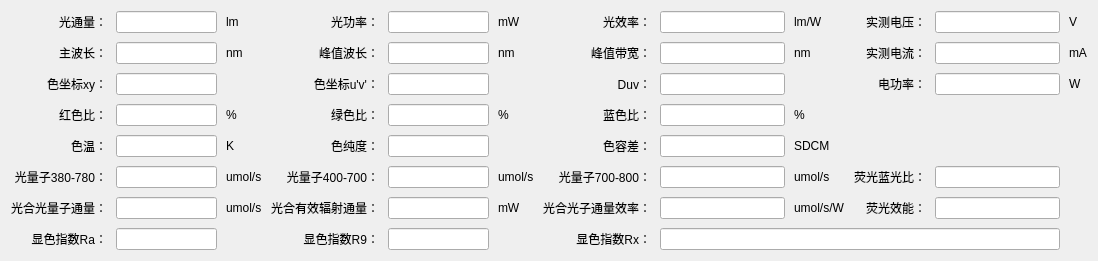
<?xml version="1.0" encoding="UTF-8"?>
<ui version="4.0">
 <class>HDetailWidget2100DC</class>
 <widget class="QWidget" name="HDetailWidget2100DC">
  <property name="geometry">
   <rect>
    <x>0</x>
    <y>0</y>
    <width>1098</width>
    <height>241</height>
   </rect>
  </property>
  <property name="windowTitle">
   <string>Form</string>
  </property>
  <layout class="QGridLayout" name="gridLayout">
   <property name="spacing">
    <number>9</number>
   </property>
   <item row="7" column="5">
    <widget class="QLabel" name="label_362">
     <property name="text">
      <string>mW</string>
     </property>
     <property name="alignment">
      <set>Qt::AlignLeading|Qt::AlignLeft|Qt::AlignVCenter</set>
     </property>
    </widget>
   </item>
   <item row="7" column="6">
    <widget class="QLabel" name="label_063">
     <property name="text">
      <string>光合光子通量效率：</string>
     </property>
     <property name="alignment">
      <set>Qt::AlignRight|Qt::AlignTrailing|Qt::AlignVCenter</set>
     </property>
    </widget>
   </item>
   <item row="7" column="8">
    <widget class="QLabel" name="label_363">
     <property name="text">
      <string>umol/s/W</string>
     </property>
     <property name="alignment">
      <set>Qt::AlignLeading|Qt::AlignLeft|Qt::AlignVCenter</set>
     </property>
    </widget>
   </item>
   <item row="1" column="9">
    <widget class="QLabel" name="label_004">
     <property name="text">
      <string>实测电压：</string>
     </property>
     <property name="alignment">
      <set>Qt::AlignRight|Qt::AlignTrailing|Qt::AlignVCenter</set>
     </property>
    </widget>
   </item>
   <item row="1" column="7">
    <widget class="QLineEdit" name="lineEdit_003">
     <property name="minimumSize">
      <size>
       <width>100</width>
       <height>0</height>
      </size>
     </property>
     <property name="alignment">
      <set>Qt::AlignCenter</set>
     </property>
     <property name="readOnly">
      <bool>true</bool>
     </property>
    </widget>
   </item>
   <item row="1" column="1">
    <widget class="QLineEdit" name="lineEdit_001">
     <property name="minimumSize">
      <size>
       <width>100</width>
       <height>0</height>
      </size>
     </property>
     <property name="alignment">
      <set>Qt::AlignCenter</set>
     </property>
     <property name="readOnly">
      <bool>true</bool>
     </property>
    </widget>
   </item>
   <item row="2" column="0">
    <widget class="QLabel" name="label_011">
     <property name="text">
      <string>主波长：</string>
     </property>
     <property name="alignment">
      <set>Qt::AlignRight|Qt::AlignTrailing|Qt::AlignVCenter</set>
     </property>
    </widget>
   </item>
   <item row="2" column="1">
    <widget class="QLineEdit" name="lineEdit_011">
     <property name="minimumSize">
      <size>
       <width>100</width>
       <height>0</height>
      </size>
     </property>
     <property name="alignment">
      <set>Qt::AlignCenter</set>
     </property>
     <property name="readOnly">
      <bool>true</bool>
     </property>
    </widget>
   </item>
   <item row="2" column="2">
    <widget class="QLabel" name="label_311">
     <property name="text">
      <string>nm</string>
     </property>
     <property name="alignment">
      <set>Qt::AlignLeading|Qt::AlignLeft|Qt::AlignVCenter</set>
     </property>
    </widget>
   </item>
   <item row="2" column="3">
    <widget class="QLabel" name="label_012">
     <property name="text">
      <string>峰值波长：</string>
     </property>
     <property name="alignment">
      <set>Qt::AlignRight|Qt::AlignTrailing|Qt::AlignVCenter</set>
     </property>
    </widget>
   </item>
   <item row="2" column="4">
    <widget class="QLineEdit" name="lineEdit_012">
     <property name="minimumSize">
      <size>
       <width>100</width>
       <height>0</height>
      </size>
     </property>
     <property name="alignment">
      <set>Qt::AlignCenter</set>
     </property>
     <property name="readOnly">
      <bool>true</bool>
     </property>
    </widget>
   </item>
   <item row="2" column="5">
    <widget class="QLabel" name="label_312">
     <property name="text">
      <string>nm</string>
     </property>
     <property name="alignment">
      <set>Qt::AlignLeading|Qt::AlignLeft|Qt::AlignVCenter</set>
     </property>
    </widget>
   </item>
   <item row="2" column="6">
    <widget class="QLabel" name="label_013">
     <property name="text">
      <string>峰值带宽：</string>
     </property>
     <property name="alignment">
      <set>Qt::AlignRight|Qt::AlignTrailing|Qt::AlignVCenter</set>
     </property>
    </widget>
   </item>
   <item row="2" column="7">
    <widget class="QLineEdit" name="lineEdit_013">
     <property name="minimumSize">
      <size>
       <width>100</width>
       <height>0</height>
      </size>
     </property>
     <property name="alignment">
      <set>Qt::AlignCenter</set>
     </property>
     <property name="readOnly">
      <bool>true</bool>
     </property>
    </widget>
   </item>
   <item row="2" column="8">
    <widget class="QLabel" name="label_313">
     <property name="text">
      <string>nm</string>
     </property>
     <property name="alignment">
      <set>Qt::AlignLeading|Qt::AlignLeft|Qt::AlignVCenter</set>
     </property>
    </widget>
   </item>
   <item row="1" column="0">
    <widget class="QLabel" name="label_001">
     <property name="text">
      <string>光通量：</string>
     </property>
     <property name="alignment">
      <set>Qt::AlignRight|Qt::AlignTrailing|Qt::AlignVCenter</set>
     </property>
    </widget>
   </item>
   <item row="1" column="2">
    <widget class="QLabel" name="label_301">
     <property name="text">
      <string>lm</string>
     </property>
     <property name="alignment">
      <set>Qt::AlignLeading|Qt::AlignLeft|Qt::AlignVCenter</set>
     </property>
    </widget>
   </item>
   <item row="3" column="0">
    <widget class="QLabel" name="label_021">
     <property name="text">
      <string>色坐标xy：</string>
     </property>
     <property name="alignment">
      <set>Qt::AlignRight|Qt::AlignTrailing|Qt::AlignVCenter</set>
     </property>
    </widget>
   </item>
   <item row="3" column="1">
    <widget class="QLineEdit" name="lineEdit_021">
     <property name="minimumSize">
      <size>
       <width>100</width>
       <height>0</height>
      </size>
     </property>
     <property name="alignment">
      <set>Qt::AlignCenter</set>
     </property>
     <property name="readOnly">
      <bool>true</bool>
     </property>
    </widget>
   </item>
   <item row="3" column="3">
    <widget class="QLabel" name="label_022">
     <property name="text">
      <string>色坐标u'v'：</string>
     </property>
     <property name="alignment">
      <set>Qt::AlignRight|Qt::AlignTrailing|Qt::AlignVCenter</set>
     </property>
    </widget>
   </item>
   <item row="3" column="4">
    <widget class="QLineEdit" name="lineEdit_022">
     <property name="minimumSize">
      <size>
       <width>100</width>
       <height>0</height>
      </size>
     </property>
     <property name="alignment">
      <set>Qt::AlignCenter</set>
     </property>
     <property name="readOnly">
      <bool>true</bool>
     </property>
    </widget>
   </item>
   <item row="3" column="6">
    <widget class="QLabel" name="label_023">
     <property name="text">
      <string>Duv：</string>
     </property>
     <property name="alignment">
      <set>Qt::AlignRight|Qt::AlignTrailing|Qt::AlignVCenter</set>
     </property>
    </widget>
   </item>
   <item row="3" column="7">
    <widget class="QLineEdit" name="lineEdit_023">
     <property name="minimumSize">
      <size>
       <width>100</width>
       <height>0</height>
      </size>
     </property>
     <property name="alignment">
      <set>Qt::AlignCenter</set>
     </property>
     <property name="readOnly">
      <bool>true</bool>
     </property>
    </widget>
   </item>
   <item row="1" column="3">
    <widget class="QLabel" name="label_002">
     <property name="text">
      <string>光功率：</string>
     </property>
     <property name="alignment">
      <set>Qt::AlignRight|Qt::AlignTrailing|Qt::AlignVCenter</set>
     </property>
    </widget>
   </item>
   <item row="1" column="5">
    <widget class="QLabel" name="label_302">
     <property name="text">
      <string>mW</string>
     </property>
     <property name="alignment">
      <set>Qt::AlignLeading|Qt::AlignLeft|Qt::AlignVCenter</set>
     </property>
    </widget>
   </item>
   <item row="4" column="0">
    <widget class="QLabel" name="label_031">
     <property name="text">
      <string>红色比：</string>
     </property>
     <property name="alignment">
      <set>Qt::AlignRight|Qt::AlignTrailing|Qt::AlignVCenter</set>
     </property>
    </widget>
   </item>
   <item row="4" column="1">
    <widget class="QLineEdit" name="lineEdit_031">
     <property name="minimumSize">
      <size>
       <width>100</width>
       <height>0</height>
      </size>
     </property>
     <property name="alignment">
      <set>Qt::AlignCenter</set>
     </property>
     <property name="readOnly">
      <bool>true</bool>
     </property>
    </widget>
   </item>
   <item row="4" column="2">
    <widget class="QLabel" name="label_331">
     <property name="text">
      <string>%</string>
     </property>
     <property name="alignment">
      <set>Qt::AlignLeading|Qt::AlignLeft|Qt::AlignVCenter</set>
     </property>
    </widget>
   </item>
   <item row="4" column="3">
    <widget class="QLabel" name="label_032">
     <property name="text">
      <string>绿色比：</string>
     </property>
     <property name="alignment">
      <set>Qt::AlignRight|Qt::AlignTrailing|Qt::AlignVCenter</set>
     </property>
    </widget>
   </item>
   <item row="4" column="4">
    <widget class="QLineEdit" name="lineEdit_032">
     <property name="minimumSize">
      <size>
       <width>100</width>
       <height>0</height>
      </size>
     </property>
     <property name="alignment">
      <set>Qt::AlignCenter</set>
     </property>
     <property name="readOnly">
      <bool>true</bool>
     </property>
    </widget>
   </item>
   <item row="4" column="5">
    <widget class="QLabel" name="label_332">
     <property name="text">
      <string>%</string>
     </property>
     <property name="alignment">
      <set>Qt::AlignLeading|Qt::AlignLeft|Qt::AlignVCenter</set>
     </property>
    </widget>
   </item>
   <item row="4" column="6">
    <widget class="QLabel" name="label_033">
     <property name="text">
      <string>蓝色比：</string>
     </property>
     <property name="alignment">
      <set>Qt::AlignRight|Qt::AlignTrailing|Qt::AlignVCenter</set>
     </property>
    </widget>
   </item>
   <item row="4" column="7">
    <widget class="QLineEdit" name="lineEdit_033">
     <property name="minimumSize">
      <size>
       <width>100</width>
       <height>0</height>
      </size>
     </property>
     <property name="alignment">
      <set>Qt::AlignCenter</set>
     </property>
     <property name="readOnly">
      <bool>true</bool>
     </property>
    </widget>
   </item>
   <item row="4" column="8">
    <widget class="QLabel" name="label_333">
     <property name="text">
      <string>%</string>
     </property>
     <property name="alignment">
      <set>Qt::AlignLeading|Qt::AlignLeft|Qt::AlignVCenter</set>
     </property>
    </widget>
   </item>
   <item row="1" column="6">
    <widget class="QLabel" name="label_003">
     <property name="text">
      <string>光效率：</string>
     </property>
     <property name="alignment">
      <set>Qt::AlignRight|Qt::AlignTrailing|Qt::AlignVCenter</set>
     </property>
    </widget>
   </item>
   <item row="1" column="8">
    <widget class="QLabel" name="label_303">
     <property name="text">
      <string>lm/W</string>
     </property>
     <property name="alignment">
      <set>Qt::AlignLeading|Qt::AlignLeft|Qt::AlignVCenter</set>
     </property>
    </widget>
   </item>
   <item row="5" column="0">
    <widget class="QLabel" name="label_041">
     <property name="text">
      <string>色温：</string>
     </property>
     <property name="alignment">
      <set>Qt::AlignRight|Qt::AlignTrailing|Qt::AlignVCenter</set>
     </property>
    </widget>
   </item>
   <item row="5" column="1">
    <widget class="QLineEdit" name="lineEdit_041">
     <property name="minimumSize">
      <size>
       <width>100</width>
       <height>0</height>
      </size>
     </property>
     <property name="alignment">
      <set>Qt::AlignCenter</set>
     </property>
     <property name="readOnly">
      <bool>true</bool>
     </property>
    </widget>
   </item>
   <item row="5" column="2">
    <widget class="QLabel" name="label_341">
     <property name="text">
      <string>K</string>
     </property>
     <property name="alignment">
      <set>Qt::AlignLeading|Qt::AlignLeft|Qt::AlignVCenter</set>
     </property>
    </widget>
   </item>
   <item row="5" column="3">
    <widget class="QLabel" name="label_042">
     <property name="text">
      <string>色纯度：</string>
     </property>
     <property name="alignment">
      <set>Qt::AlignRight|Qt::AlignTrailing|Qt::AlignVCenter</set>
     </property>
    </widget>
   </item>
   <item row="5" column="4">
    <widget class="QLineEdit" name="lineEdit_042">
     <property name="minimumSize">
      <size>
       <width>100</width>
       <height>0</height>
      </size>
     </property>
     <property name="alignment">
      <set>Qt::AlignCenter</set>
     </property>
     <property name="readOnly">
      <bool>true</bool>
     </property>
    </widget>
   </item>
   <item row="5" column="6">
    <widget class="QLabel" name="label_043">
     <property name="text">
      <string>色容差：</string>
     </property>
     <property name="alignment">
      <set>Qt::AlignRight|Qt::AlignTrailing|Qt::AlignVCenter</set>
     </property>
    </widget>
   </item>
   <item row="5" column="7">
    <widget class="QLineEdit" name="lineEdit_043">
     <property name="minimumSize">
      <size>
       <width>100</width>
       <height>0</height>
      </size>
     </property>
     <property name="alignment">
      <set>Qt::AlignCenter</set>
     </property>
     <property name="readOnly">
      <bool>true</bool>
     </property>
    </widget>
   </item>
   <item row="5" column="8">
    <widget class="QLabel" name="label_343">
     <property name="text">
      <string>SDCM</string>
     </property>
     <property name="alignment">
      <set>Qt::AlignLeading|Qt::AlignLeft|Qt::AlignVCenter</set>
     </property>
    </widget>
   </item>
   <item row="9" column="0">
    <widget class="QLabel" name="label_071">
     <property name="text">
      <string>显色指数Ra：</string>
     </property>
     <property name="alignment">
      <set>Qt::AlignRight|Qt::AlignTrailing|Qt::AlignVCenter</set>
     </property>
    </widget>
   </item>
   <item row="9" column="1">
    <widget class="QLineEdit" name="lineEdit_071">
     <property name="minimumSize">
      <size>
       <width>100</width>
       <height>0</height>
      </size>
     </property>
     <property name="alignment">
      <set>Qt::AlignCenter</set>
     </property>
     <property name="readOnly">
      <bool>true</bool>
     </property>
    </widget>
   </item>
   <item row="9" column="3">
    <widget class="QLabel" name="label_072">
     <property name="text">
      <string>显色指数R9：</string>
     </property>
     <property name="alignment">
      <set>Qt::AlignRight|Qt::AlignTrailing|Qt::AlignVCenter</set>
     </property>
    </widget>
   </item>
   <item row="9" column="4">
    <widget class="QLineEdit" name="lineEdit_072">
     <property name="minimumSize">
      <size>
       <width>100</width>
       <height>0</height>
      </size>
     </property>
     <property name="alignment">
      <set>Qt::AlignCenter</set>
     </property>
     <property name="readOnly">
      <bool>true</bool>
     </property>
    </widget>
   </item>
   <item row="1" column="4">
    <widget class="QLineEdit" name="lineEdit_002">
     <property name="minimumSize">
      <size>
       <width>100</width>
       <height>0</height>
      </size>
     </property>
     <property name="alignment">
      <set>Qt::AlignCenter</set>
     </property>
     <property name="readOnly">
      <bool>true</bool>
     </property>
    </widget>
   </item>
   <item row="6" column="0">
    <widget class="QLabel" name="label_051">
     <property name="text">
      <string>光量子380-780：</string>
     </property>
     <property name="alignment">
      <set>Qt::AlignRight|Qt::AlignTrailing|Qt::AlignVCenter</set>
     </property>
    </widget>
   </item>
   <item row="7" column="4">
    <widget class="QLineEdit" name="lineEdit_062">
     <property name="minimumSize">
      <size>
       <width>100</width>
       <height>0</height>
      </size>
     </property>
     <property name="alignment">
      <set>Qt::AlignCenter</set>
     </property>
     <property name="readOnly">
      <bool>true</bool>
     </property>
    </widget>
   </item>
   <item row="7" column="3">
    <widget class="QLabel" name="label_062">
     <property name="text">
      <string>光合有效辐射通量：</string>
     </property>
     <property name="alignment">
      <set>Qt::AlignRight|Qt::AlignTrailing|Qt::AlignVCenter</set>
     </property>
    </widget>
   </item>
   <item row="7" column="2">
    <widget class="QLabel" name="label_361">
     <property name="text">
      <string>umol/s</string>
     </property>
     <property name="alignment">
      <set>Qt::AlignLeading|Qt::AlignLeft|Qt::AlignVCenter</set>
     </property>
    </widget>
   </item>
   <item row="7" column="7">
    <widget class="QLineEdit" name="lineEdit_063">
     <property name="minimumSize">
      <size>
       <width>100</width>
       <height>0</height>
      </size>
     </property>
     <property name="alignment">
      <set>Qt::AlignCenter</set>
     </property>
     <property name="readOnly">
      <bool>true</bool>
     </property>
    </widget>
   </item>
   <item row="7" column="1">
    <widget class="QLineEdit" name="lineEdit_061">
     <property name="minimumSize">
      <size>
       <width>100</width>
       <height>0</height>
      </size>
     </property>
     <property name="alignment">
      <set>Qt::AlignCenter</set>
     </property>
     <property name="readOnly">
      <bool>true</bool>
     </property>
    </widget>
   </item>
   <item row="7" column="0">
    <widget class="QLabel" name="label_061">
     <property name="text">
      <string>光合光量子通量：</string>
     </property>
     <property name="alignment">
      <set>Qt::AlignRight|Qt::AlignTrailing|Qt::AlignVCenter</set>
     </property>
    </widget>
   </item>
   <item row="6" column="8">
    <widget class="QLabel" name="label_353">
     <property name="text">
      <string>umol/s</string>
     </property>
     <property name="alignment">
      <set>Qt::AlignLeading|Qt::AlignLeft|Qt::AlignVCenter</set>
     </property>
    </widget>
   </item>
   <item row="6" column="7">
    <widget class="QLineEdit" name="lineEdit_053">
     <property name="minimumSize">
      <size>
       <width>100</width>
       <height>0</height>
      </size>
     </property>
     <property name="alignment">
      <set>Qt::AlignCenter</set>
     </property>
     <property name="readOnly">
      <bool>true</bool>
     </property>
    </widget>
   </item>
   <item row="6" column="6">
    <widget class="QLabel" name="label_053">
     <property name="text">
      <string>光量子700-800：</string>
     </property>
     <property name="alignment">
      <set>Qt::AlignRight|Qt::AlignTrailing|Qt::AlignVCenter</set>
     </property>
    </widget>
   </item>
   <item row="6" column="5">
    <widget class="QLabel" name="label_352">
     <property name="text">
      <string>umol/s</string>
     </property>
     <property name="alignment">
      <set>Qt::AlignLeading|Qt::AlignLeft|Qt::AlignVCenter</set>
     </property>
    </widget>
   </item>
   <item row="6" column="4">
    <widget class="QLineEdit" name="lineEdit_052">
     <property name="minimumSize">
      <size>
       <width>100</width>
       <height>0</height>
      </size>
     </property>
     <property name="alignment">
      <set>Qt::AlignCenter</set>
     </property>
     <property name="readOnly">
      <bool>true</bool>
     </property>
    </widget>
   </item>
   <item row="6" column="3">
    <widget class="QLabel" name="label_052">
     <property name="text">
      <string>光量子400-700：</string>
     </property>
     <property name="alignment">
      <set>Qt::AlignRight|Qt::AlignTrailing|Qt::AlignVCenter</set>
     </property>
    </widget>
   </item>
   <item row="6" column="2">
    <widget class="QLabel" name="label_351">
     <property name="text">
      <string>umol/s</string>
     </property>
     <property name="alignment">
      <set>Qt::AlignLeading|Qt::AlignLeft|Qt::AlignVCenter</set>
     </property>
    </widget>
   </item>
   <item row="6" column="1">
    <widget class="QLineEdit" name="lineEdit_051">
     <property name="minimumSize">
      <size>
       <width>100</width>
       <height>0</height>
      </size>
     </property>
     <property name="alignment">
      <set>Qt::AlignCenter</set>
     </property>
     <property name="readOnly">
      <bool>true</bool>
     </property>
    </widget>
   </item>
   <item row="1" column="10">
    <widget class="QLineEdit" name="lineEdit_004">
     <property name="minimumSize">
      <size>
       <width>100</width>
       <height>0</height>
      </size>
     </property>
     <property name="alignment">
      <set>Qt::AlignCenter</set>
     </property>
     <property name="readOnly">
      <bool>true</bool>
     </property>
    </widget>
   </item>
   <item row="1" column="11">
    <widget class="QLabel" name="label_304">
     <property name="text">
      <string>V</string>
     </property>
     <property name="alignment">
      <set>Qt::AlignLeading|Qt::AlignLeft|Qt::AlignVCenter</set>
     </property>
    </widget>
   </item>
   <item row="2" column="9">
    <widget class="QLabel" name="label_014">
     <property name="text">
      <string>实测电流：</string>
     </property>
     <property name="alignment">
      <set>Qt::AlignRight|Qt::AlignTrailing|Qt::AlignVCenter</set>
     </property>
    </widget>
   </item>
   <item row="2" column="10">
    <widget class="QLineEdit" name="lineEdit_014">
     <property name="minimumSize">
      <size>
       <width>100</width>
       <height>0</height>
      </size>
     </property>
     <property name="alignment">
      <set>Qt::AlignCenter</set>
     </property>
     <property name="readOnly">
      <bool>true</bool>
     </property>
    </widget>
   </item>
   <item row="2" column="11">
    <widget class="QLabel" name="label_314">
     <property name="text">
      <string>mA</string>
     </property>
     <property name="alignment">
      <set>Qt::AlignLeading|Qt::AlignLeft|Qt::AlignVCenter</set>
     </property>
    </widget>
   </item>
   <item row="3" column="9">
    <widget class="QLabel" name="label_024">
     <property name="text">
      <string>电功率：</string>
     </property>
     <property name="alignment">
      <set>Qt::AlignRight|Qt::AlignTrailing|Qt::AlignVCenter</set>
     </property>
    </widget>
   </item>
   <item row="3" column="10">
    <widget class="QLineEdit" name="lineEdit_024">
     <property name="minimumSize">
      <size>
       <width>100</width>
       <height>0</height>
      </size>
     </property>
     <property name="alignment">
      <set>Qt::AlignCenter</set>
     </property>
     <property name="readOnly">
      <bool>true</bool>
     </property>
    </widget>
   </item>
   <item row="3" column="11">
    <widget class="QLabel" name="label_324">
     <property name="text">
      <string>W</string>
     </property>
     <property name="alignment">
      <set>Qt::AlignLeading|Qt::AlignLeft|Qt::AlignVCenter</set>
     </property>
    </widget>
   </item>
   <item row="6" column="9">
    <widget class="QLabel" name="label_054">
     <property name="text">
      <string>荧光蓝光比：</string>
     </property>
     <property name="alignment">
      <set>Qt::AlignRight|Qt::AlignTrailing|Qt::AlignVCenter</set>
     </property>
    </widget>
   </item>
   <item row="6" column="10">
    <widget class="QLineEdit" name="lineEdit_054">
     <property name="minimumSize">
      <size>
       <width>100</width>
       <height>0</height>
      </size>
     </property>
     <property name="alignment">
      <set>Qt::AlignCenter</set>
     </property>
     <property name="readOnly">
      <bool>true</bool>
     </property>
    </widget>
   </item>
   <item row="7" column="9">
    <widget class="QLabel" name="label_064">
     <property name="text">
      <string>荧光效能：</string>
     </property>
     <property name="alignment">
      <set>Qt::AlignRight|Qt::AlignTrailing|Qt::AlignVCenter</set>
     </property>
    </widget>
   </item>
   <item row="7" column="10">
    <widget class="QLineEdit" name="lineEdit_064">
     <property name="minimumSize">
      <size>
       <width>100</width>
       <height>0</height>
      </size>
     </property>
     <property name="alignment">
      <set>Qt::AlignCenter</set>
     </property>
     <property name="readOnly">
      <bool>true</bool>
     </property>
    </widget>
   </item>
   <item row="9" column="6">
    <widget class="QLabel" name="label_073">
     <property name="text">
      <string>显色指数Rx：</string>
     </property>
     <property name="alignment">
      <set>Qt::AlignRight|Qt::AlignTrailing|Qt::AlignVCenter</set>
     </property>
    </widget>
   </item>
   <item row="9" column="7" colspan="4">
    <widget class="QLineEdit" name="lineEdit_073">
     <property name="minimumSize">
      <size>
       <width>400</width>
       <height>0</height>
      </size>
     </property>
     <property name="text">
      <string/>
     </property>
     <property name="alignment">
      <set>Qt::AlignCenter</set>
     </property>
     <property name="readOnly">
      <bool>true</bool>
     </property>
    </widget>
   </item>
  </layout>
 </widget>
 <resources/>
 <connections/>
</ui>
